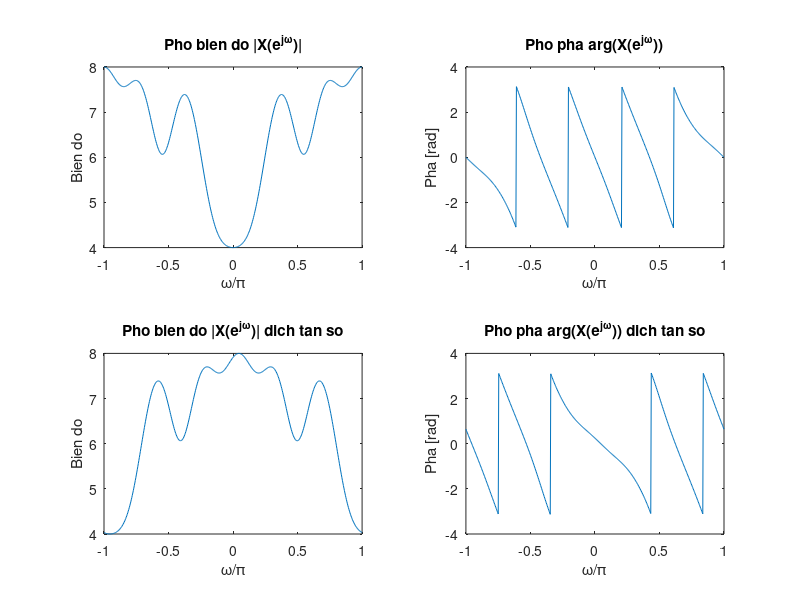

This figure's MATLAB source:
w = linspace(-pi,pi,512); 
x=[1 -2 2 -3 3 4 0 -1];   
h = freqz(x,1,w); 
l=length(x);
n=0:l-1;
x1=x.*exp(-j*3*n);
h1 = freqz(x1,1,w);  
subplot(221),plot(w/pi,abs(h)); 
xlabel('\omega/\pi'); 
ylabel('Bien do'); 
title('Pho bien do |X(e^{j\omega})|'); 
subplot(222),plot(w/pi,angle(h)); 
xlabel('\omega/\pi'); 
ylabel('Pha [rad]'); 
title('Pho pha arg(X(e^{j\omega}))'); 
subplot(223),plot(w/pi,abs(h1)); 
xlabel('\omega/\pi'); 
ylabel('Bien do'); 
title('Pho bien do |X(e^{j\omega})| dich tan so'); 
subplot(224),plot(w/pi,angle(h1)); 
xlabel('\omega/\pi'); 
ylabel('Pha [rad]'); 
title('Pho pha arg(X(e^{j\omega})) dich tan so');